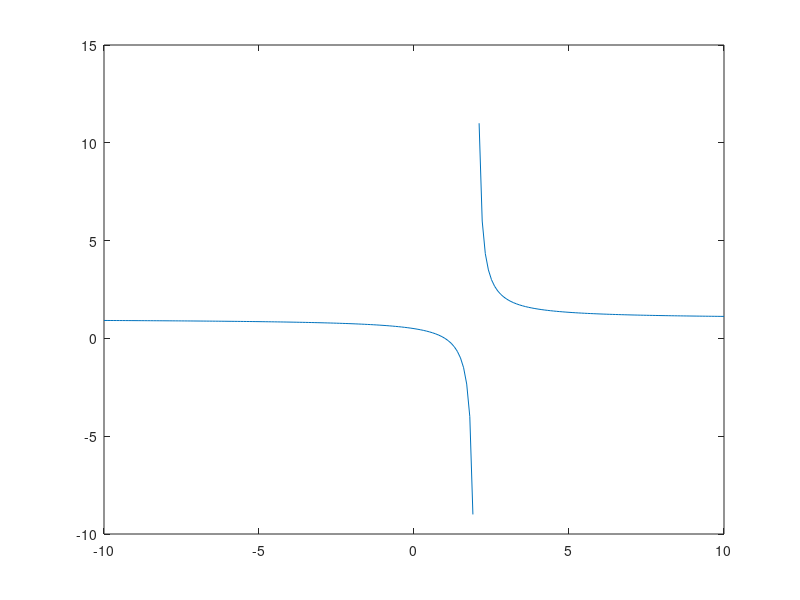

The MATLAB script that drew this image:
% Octave Script
% Title		    :Funci�n Real de Variable Real (EjercicioNumero6)
% Correo        :orlandourbanotrejo@gmail.com
% Description	:Script para graficar obtener dominio y rango de funciones
% Author	    :Orlando Urbano Trejo (Lando)
% Date		    :27_10_2021
% Version	    :1
% Usage		    :octave>path/EjercicioNumero1
%		        :Requiere aplicaci�n octave, usar linea de comandos
%		        :https://octaveintro.readthedocs.io/en/latest/index.html

clear
% Dominio de la funci�n
x=-10:0.1:10
% Regla de Correspondencia
fx= (x-1)./(x-2)
% Plotear funci�n
plot (x,fx)
